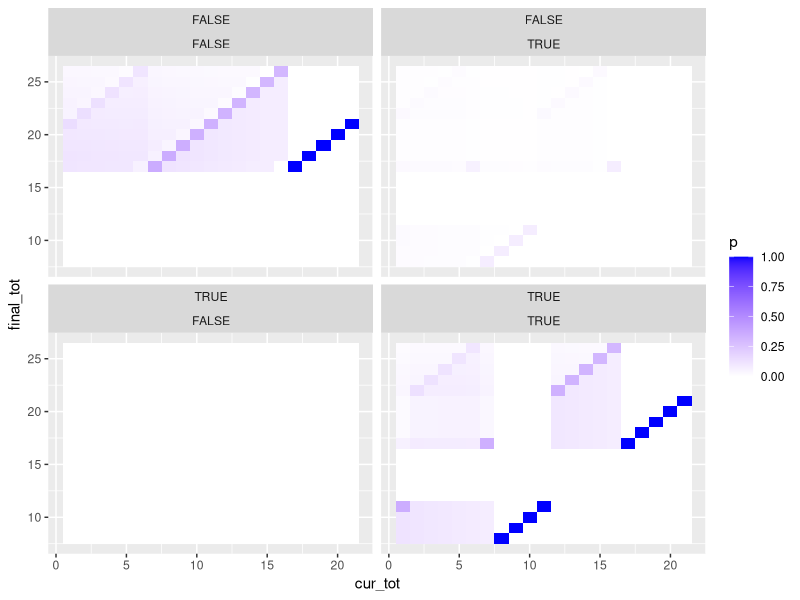
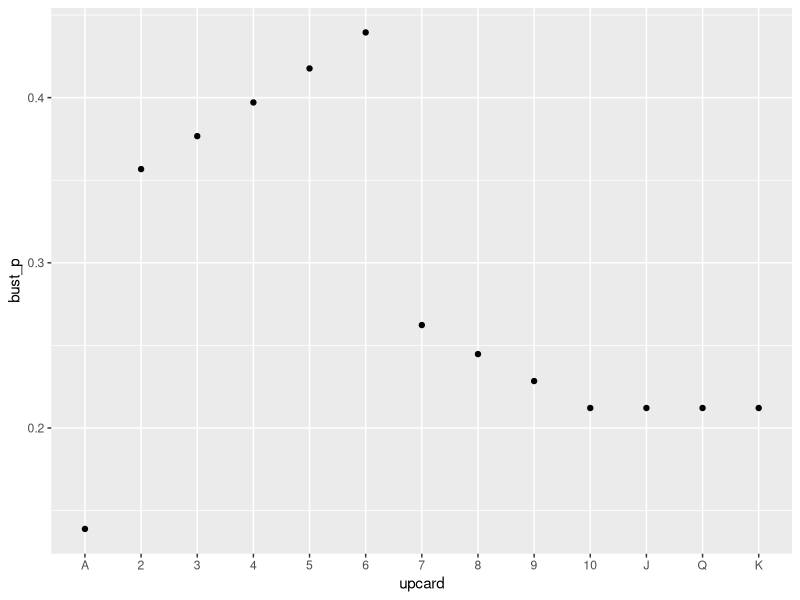
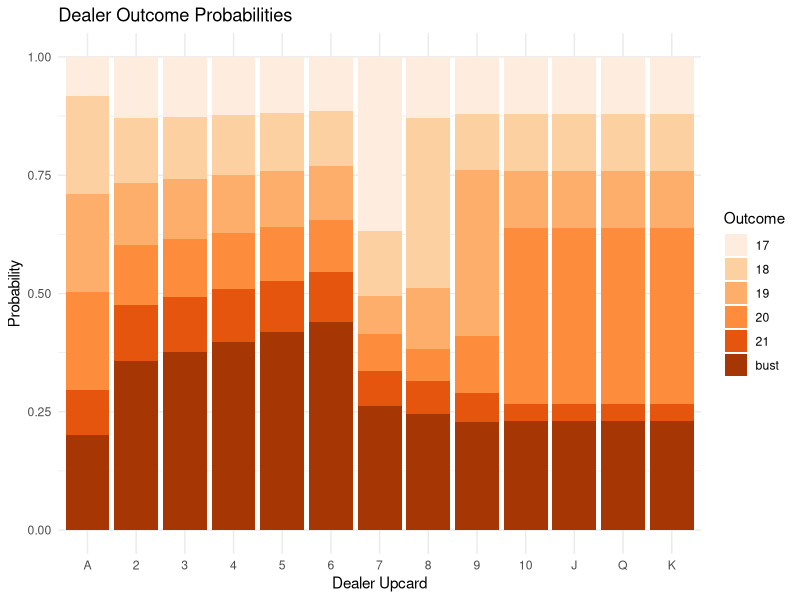
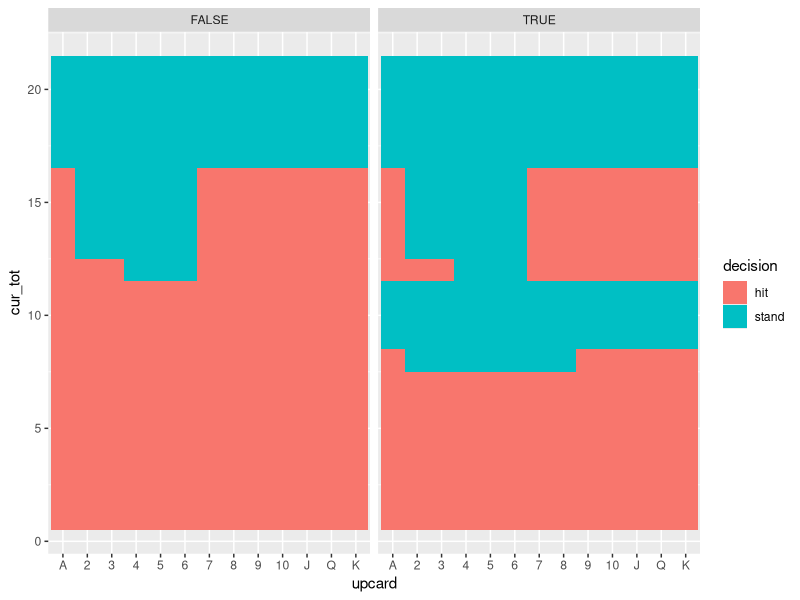
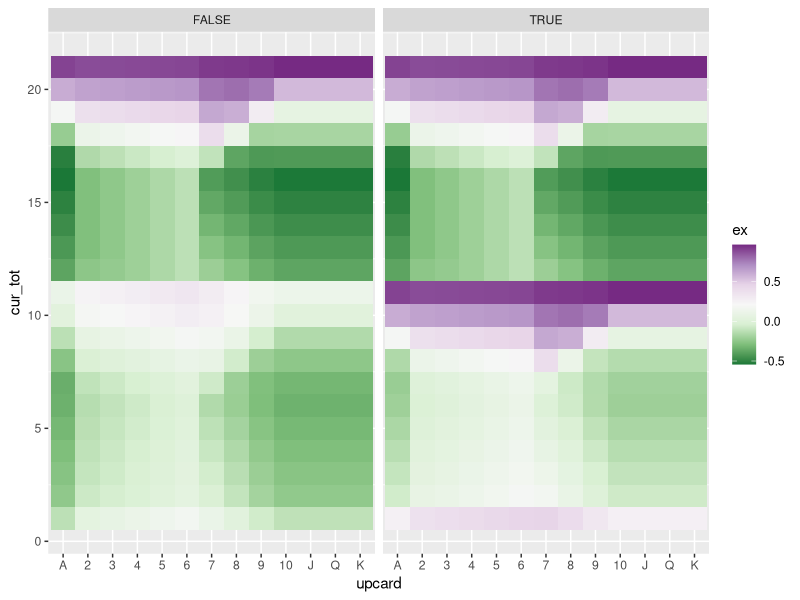
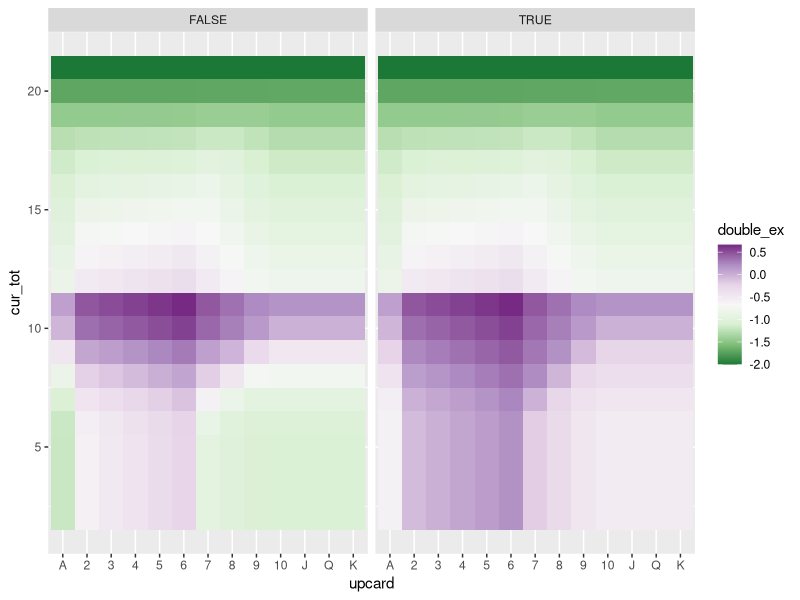
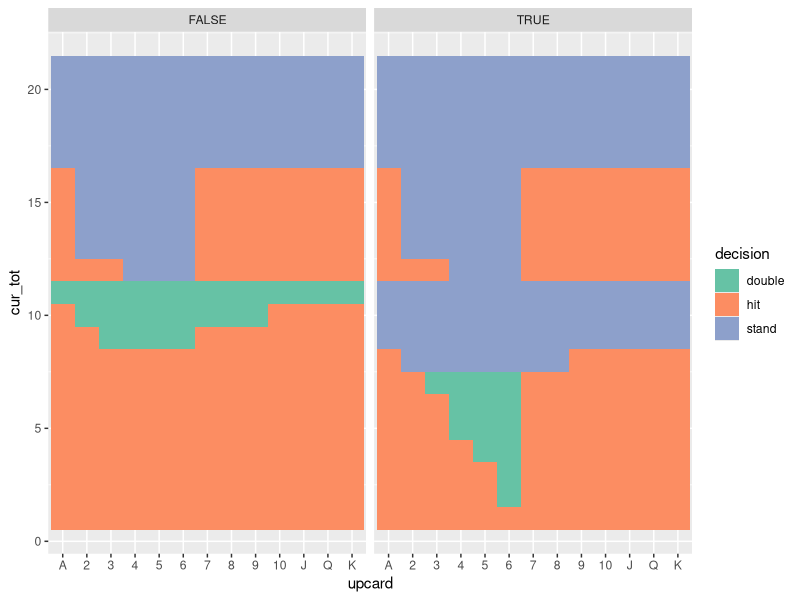
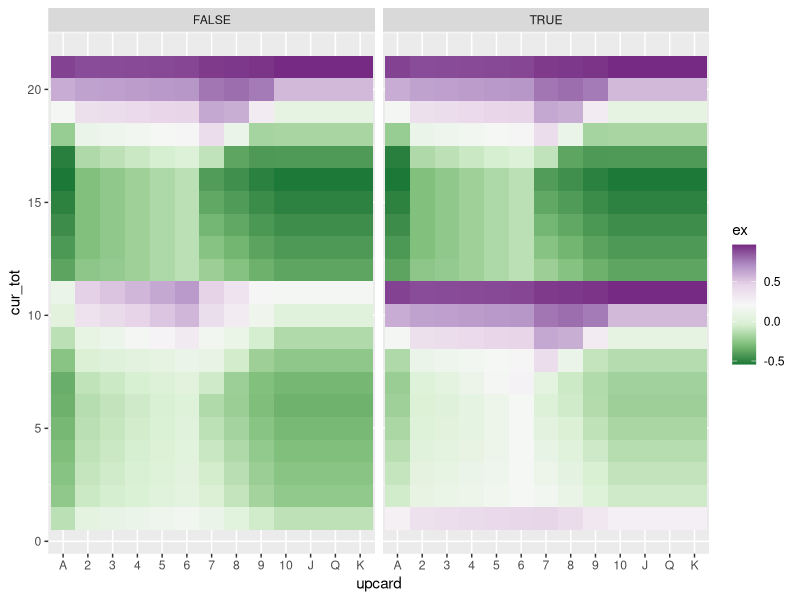

Generate these figures, in order, with R:
##
##   Blackjack basic strategy calculator
##

require( "tidyverse")


##
##  Calculate the transition matrix for the dealer strategy
##  Here the dealer hits on soft 17
##

cards <- tibble( 
  value = c( 1,2,3,4,5,6,7,8,9,10,10,10,10),
  name  = c("A","2","3","4","5","6","7","8","9","10","J","Q","K"),
  csoft  = c( T, rep(F,12))
)

cards$name <- factor( cards$name, cards$name)

dealer <- expand_grid( cur_tot = 1:21, final_tot = 8:26, soft = c(F,T), final_soft = c(F,T), p= NA)  |> 
  mutate( final_p = ifelse( final_tot == cur_tot & final_soft == soft, 1, 0 ) ) |> 
  mutate( p = ifelse( final_tot < cur_tot, 0, p )) |> # impossible or hit
  mutate( p = ifelse( cur_tot >= 17, final_p, p )) |> #stand
  mutate( p = ifelse( soft & cur_tot >= 8 & cur_tot <= 11, final_p, p )) |> 
  select( -final_p )
  

# totals here are the "hard" totals, treating aces as 1

for( cur_tot_update in 16:1)
{
  one_card <- expand_grid( filter( dealer, cur_tot == !!cur_tot_update, is.na(p) ), cards) |> 
    select( -p ) |> 
    mutate( next_tot = cur_tot+value, next_soft = soft | csoft ) |> 
    mutate( final_p = ifelse( final_tot == next_tot & final_soft == next_soft, 1, 0 ) ) |> 
    left_join( dealer, by=join_by( next_tot == cur_tot, next_soft == soft, final_tot, final_soft )) |> 
    mutate( p = ifelse( next_tot > final_tot, 0, p)) |> 
    mutate( p = ifelse( next_tot > 21, final_p, p)) 
  
  dealer_update <- one_card |> group_by( cur_tot, final_tot, soft, final_soft ) |> 
    summarize( newp = mean( p), .groups =  "drop") 
  
  #  dealer_update |> print( n=100)
  
  dealer <- left_join( dealer, dealer_update, by=join_by(cur_tot, final_tot, soft, final_soft)) |> 
    mutate( p =coalesce(p,newp)) |> 
    select(-newp) 
  
}

# sanity check total probability

dealer |> group_by( soft, cur_tot ) |> 
  summarize( ss = sum(p)) |>  
  mutate( is1 = abs( ss-1 )<1e-6 ) |> 
  pull( is1 ) |> 
  all()


dealer <- dealer |> 
  mutate( 
      cur_soft_tot   = ifelse( soft & cur_tot <= 11, cur_tot+10, cur_tot),
      final_soft_tot = ifelse( final_soft & final_tot <= 11, final_tot+10, final_tot ) 
  )


  
##
## Plot the transition matrix
##

ggplot( dealer, aes(cur_tot, final_tot,fill=p)) +
  geom_tile()+
  scale_fill_gradient(low="white", high="blue") +
  facet_wrap( soft ~final_soft)


##
##  Dealer Outcome-by-upcard table
##


# Figure out dealer outcomes indexed by dealer upcard
# This version includes the probability that dealer gets initial blackjack

upcard <- cards |> rename( soft=csoft, cur_tot= value, upcard=name) |> 
  left_join( dealer, relationship = "many-to-many" ) 

upcard |> filter( final_soft_tot ==21)

upcard |> filter( cur_tot == 1 | cur_tot == 10, final_tot==11, final_soft) |> 
  pull( p ) |> 
  sum() /13


#  Calculate the bust probability given the card that's showing

bust_p <- upcard |> 
  filter( final_tot > 21 ) |> 
  group_by( upcard ) |> 
  summarise( bust_p = sum(p), cur_tot=last( cur_tot))


ggplot(bust_p, aes(upcard, bust_p)) + geom_point()

# overall bust probability

bust_p$bust_p |> mean()


# Dealer outcomes indexed by dealer upcard
# This version is only playable upcards
# playable dealer hands by upcard (remove initial blackjacks)

dealer_hands <- expand_grid( 
  rename( cards, soft_up=csoft, value_up = value, upcard=name), 
  rename( cards, soft_ho=csoft, value_ho = value, hole=name) 
) |> 
  mutate( soft = soft_up | soft_ho, cur_tot = value_up + value_ho ) |> 
  filter( value_up != 10 | value_ho != 1, value_up != 1 | value_ho != 10 ) |> 
  select( upcard, hole, soft, cur_tot ) |> 
  left_join( dealer, relationship = "many-to-many")

upcard_playable <- dealer_hands |> 
  group_by( upcard, final_soft, final_tot ) |> 
  summarize( p = mean( p )) |> 
  mutate( final_soft_tot = ifelse( final_soft & final_tot <= 11, final_tot+10, final_tot )) 


# There is a choice here: upcard or upcard playable?  

dealer_outcomes <- upcard_playable |> 
  filter( p > 0 ) |> 
  mutate( outcome_val = ifelse( final_soft_tot > 21, 0, final_soft_tot )) |> 
  group_by( upcard, outcome_val ) |> 
  summarize( p = sum(p), .groups="drop") |> 
  mutate( outcome = ifelse( outcome_val > 0, as.character(outcome_val), "bust" ))

outcome_fac <- c( "17","18","19","20","21","bust")

dealer_outcomes$outcome <- factor( dealer_outcomes$outcome, outcome_fac)

ggplot( dealer_outcomes, aes( upcard, p, fill=outcome) ) +
  geom_col( position="stack") + 
  scale_fill_brewer( palette ="Oranges") +
  labs(title = "Dealer Outcome Probabilities",
       x = "Dealer Upcard",
       y = "Probability",
       fill = "Outcome") +
  theme_minimal()



#
# Simplified BJ:
#   No initial BJ win
#   No double, no split
#


dealer_outcomes_wide <- dealer_outcomes |> 
  select( -outcome_val ) |>
  pivot_wider( names_from = outcome, values_from = p )

maxt = 31

# basic setup and bust edge

hit_stand <- expand_grid( upcard = cards$name, cur_tot = 1:maxt, soft = c(F,T),
                     stand_w = NA, stand_t =NA, stand_l = NA, stand_ex = NA, 
                     hit_w = NA, hit_t= NA, hit_l = NA, hit_ex = NA,
                     w=NA, t = NA, l=NA, ex = NA,
                     decision=NA ) |> 
  left_join( dealer_outcomes_wide, by=join_by( upcard)) |> 
  mutate( 
    cur_soft_tot = ifelse( soft & cur_tot <= 11, cur_tot+10, cur_tot),
    decision = ifelse( cur_tot > 21, "bust", decision ),
    w = ifelse( cur_tot > 21, 0, w ),
    t = ifelse( cur_tot > 21, 0, t ),
    l = ifelse( cur_tot > 21, 1, l ),
    ex = ifelse( cur_tot > 21, w-l, ex )
  ) 

# stand edge
hit_stand <-hit_stand |> 
  rowwise() |> 
  mutate( 
    vec     = list( c( `bust`, rep(0,16), `17`,`18`,`19`,`20`,`21`, rep(0,maxt-22+2))),
    stand_w = ifelse( cur_soft_tot > 21, 0, sum( vec[1:cur_soft_tot])), 
    stand_t = ifelse( cur_soft_tot > 21, 0, vec[cur_soft_tot+1]),
    stand_l = ifelse( cur_soft_tot > 21, 1, sum( vec[(cur_soft_tot+2):(maxt+2)])),
    stand_ex = stand_w-stand_l
  ) |> 
  select( -vec )

hit_stand |> mutate( check = stand_w + stand_t + stand_l ) |> pull( check)

for( tot_update in 21:1 )
{
 
  hit_stand_slim <- hit_stand |> select( upcard, cur_tot, soft, w,t,l,ex )
  
  one_card <- expand_grid( filter( hit_stand, cur_tot == !!tot_update), cards) |> 
    select( -w,-l,-t,-ex) |> 
    mutate( next_tot = cur_tot+value, next_soft = soft | csoft ) |> 
    left_join( hit_stand_slim, by=join_by( next_tot == cur_tot, next_soft == soft, upcard )) 

  hit_stand_update <- one_card |> group_by( upcard, cur_tot, soft  ) |> 
    summarize(
      hit_w_up = mean(w),
      hit_t_up = mean(t),
      hit_l_up = mean(l),
      .groups = "drop"
    ) 

  
  #  dealer_update |> print( n=100)
  
  hit_stand <- left_join( hit_stand, hit_stand_update, by=join_by(cur_tot, soft, upcard)) |> 
    mutate( 
      hit_w =coalesce(hit_w,hit_w_up),
      hit_t =coalesce(hit_t,hit_t_up),
      hit_l =coalesce(hit_l,hit_l_up)
    ) |> 
    select(-hit_w_up,-hit_t_up,-hit_l_up) |>  
    mutate(
      hit_ex = hit_w - hit_l,
      decision = ifelse( is.na( stand_ex) | is.na(hit_ex), decision, ifelse( stand_ex > hit_ex, "stand", "hit")),
      w = ifelse( is.na( decision ), w, ifelse( decision=="hit", hit_w, stand_w)),
      t = ifelse( is.na( decision ), t, ifelse( decision=="hit", hit_t, stand_t)),
      l = ifelse( is.na( decision ), l, ifelse( decision=="hit", hit_l, stand_l)),
      ex = w-l
    )
  
}

# sanity checks
hit_stand |> mutate( check = hit_w + hit_t + hit_l ) |> pull( check)
hit_stand |> mutate( check = w + t + l ) |> pull( check)

# visualize

hit_stand0 <- hit_stand |> filter( cur_tot <=21 )
ggplot( hit_stand0, aes( upcard, cur_tot, fill=decision)) + geom_tile() + facet_wrap( ~soft)
ggplot( hit_stand0, aes( upcard, cur_tot, fill=ex)) + geom_tile() + facet_wrap( ~soft) + scale_fill_distiller(palette = "PRGn")


##
## Calculate double edge
##

double <- expand_grid( upcard = cards$name, cur_tot = 2:21, soft = c(F,T), cards ) |> 
  mutate( double_tot = cur_tot + value, double_soft = soft | csoft ) |> 
  left_join( hit_stand, by=join_by( double_tot == cur_tot, double_soft == soft, upcard )) |> 
  group_by( upcard, cur_tot, soft )|> 
  summarize( 
    double_w = mean( stand_w ),
    double_t = mean( stand_t ),
    double_l = mean( stand_l ),
    double_ex = mean( stand_ex) * 2,
    .groups = "drop"
  ) 


ggplot( double, aes( upcard, cur_tot, fill=double_ex)) + geom_tile() + facet_wrap( ~soft) + scale_fill_distiller(palette = "PRGn")


hit_stand_double <- hit_stand |> 
  left_join( double, by = join_by( upcard, cur_tot, soft )) |> 
  mutate( 
    decision = ifelse( !is.na( double_ex ) & decision== "hit" & double_ex > hit_ex, "double", decision ),
    w = ifelse( decision == "double", double_w, w ),
    t = ifelse( decision == "double", double_t, t ), 
    l = ifelse( decision == "double", double_l, l ),
    ex = ifelse( decision == "double", double_ex, ex )  
  )
  

hit_stand_double0 <- hit_stand_double |> filter( cur_tot <=21 )
ggplot( hit_stand_double0, aes( upcard, cur_tot, fill=decision)) + geom_tile() + facet_wrap( ~soft) + scale_fill_brewer(palette = "Set2") 
ggplot( hit_stand_double0, aes( upcard, cur_tot, fill=ex)) + geom_tile() + facet_wrap( ~soft) + scale_fill_distiller(palette = "PRGn")


##
##  Calculate split edge
##

hit_stand_double_slim <- hit_stand_double |> select( upcard, cur_tot, soft, ex, decision)

split <- expand_grid( upcard = cards$name, cards ) |> 
  rename( pair = name, split_val = value, soft = csoft ) |> 
  filter( pair != "J", pair != "Q", pair != "K") |> 
  expand_grid( cards ) |> 
  filter( split_val != value ) |> 
  mutate( post_split_tot = split_val + value, post_split_soft = soft | csoft ) |> 
  left_join( hit_stand_double_slim, by = join_by( upcard, post_split_soft==soft, post_split_tot==cur_tot)) |> 
  group_by( upcard, soft, pair, split_val ) |> 
  summarize( split_ex = mean( ex )*2, .groups="drop" ) |> 
  mutate( split_ex = ifelse( split_val == 10, 13/(13-4) * split_ex, 13/(13-1) * split_ex )) # handle resplits

split <- split |> 
  mutate( pair_tot = split_val * 2 ) |> 
  left_join( hit_stand_double_slim, by = join_by( upcard, soft, pair_tot==cur_tot)) |> 
  mutate( 
    play_ex = ex,
    decision = ifelse( split_ex > play_ex, "split", decision ),
    ex = ifelse( decision == "split", split_ex, play_ex )
  )

ggplot( split, aes( upcard, pair, fill=decision)) + geom_tile() + scale_fill_brewer(palette = "Set2") 
ggplot( split, aes( upcard, pair, fill=ex)) + geom_tile()  + scale_fill_distiller(palette = "PRGn")



##
##  Initial blackjack calculations
##

p_bj = (1*4*2)/(13*13)
p_bj - p_bj*p_bj


hand_freq <-cards |> rename( upcard = name, dealer1=value ) |> select( -csoft ) |> 
  expand_grid( cards, cnt=1 ) |> rename( hole=name, dealer2=value) |> select( -csoft ) |> 
  expand_grid( cards ) |> rename( name1=name, val1=value, soft1 = csoft ) |>
  expand_grid( cards ) |> rename( name2=name, val2=value, soft2 = csoft ) |> 
  filter( dealer1 != 1 | dealer2 != 10, dealer1 != 10 | dealer2 != 1) |> 
  filter( val1 != 1 | val2 != 10,       val1 != 10 | val2 != 1) |> 
  mutate( cur_tot = val1 + val2, soft = soft1 | soft2 ) |> 
  group_by( upcard, cur_tot, soft ) |> 
  summarize( cnt = sum( cnt ), .groups="drop") |> 
  mutate( 
    p = cnt / sum(cnt), 
    cur_soft_tot = ifelse( soft & cur_tot <=11, cur_tot +10, cur_tot)
  )

 
 ggplot( hand_freq, aes( upcard, cur_soft_tot, fill=p)) + 
   geom_tile() + facet_wrap( ~soft) + scale_fill_distiller(palette = "Blues", direction=1) + theme_minimal()
 
